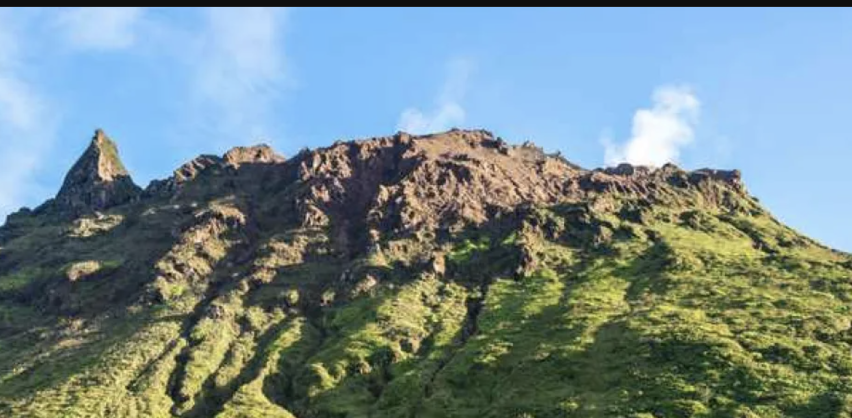
#> input picture FUSE/images/image2.png, 1704 x 836 px (shown at 1/2 size)
$ python FUSE2.py
#> lines starting #> are read from the running program, lines starting #| are printed output that depends on the picture; after the words box and inside, x2 and y2 are one past the last pixel; in counts of white or black regions, pixels touching at a corner belong together
# FUSE2_min_show.py — détection fumerolle (ROI + seed + masque exclusion) + debug images + show=True
# Image = matrices. On calcule: luminance Y, anomalie |ΔY|, texture σ locale, segmentation core/edge, composantes, choix meilleur label.

import os
import numpy as np
import cv2
from PIL import Image
import matplotlib.pyplot as plt

# ---------- CONFIG ----------
BASE = os.path.dirname(os.path.abspath(__file__))
IMG_PATH  = os.path.join(BASE, "images", "image2.png")
MASK_PATH = os.path.join(BASE, "images", "mask2.png")      # blanc=autorisé, noir=exclu
ROI   = (1059, 119, 1659, 468)
SEED  = (1258, 295, 1330, 342)
OUT   = os.path.join(BASE, "exemple_output"); os.makedirs(OUT, exist_ok=True)

SHOW = True   #
S_MIN = 80
WIN   = 9
W_TEX = 0.6
P_CORE, P_EDGE, P_TEX, P_SIG = 98, 92, 80, 85
OPEN_R, CLOSE_R, EDGE_CLOSE_R = 2, 2, 2

# ---------- HELPERS (courts) ----------
def clamp(rect, W, H):
    x1,y1,x2,y2 = map(int, rect)
    x1 = max(0, min(x1, W)); x2 = max(0, min(x2, W))
    y1 = max(0, min(y1, H)); y2 = max(0, min(y2, H))
    return None if (x2<=x1 or y2<=y1) else (x1,y1,x2,y2)

def morph(b, open_r=0, close_r=0):
    u = (b.astype(np.uint8) * 255)
    if open_r>0:
        k = cv2.getStructuringElement(cv2.MORPH_ELLIPSE, (2*open_r+1, 2*open_r+1))
        u = cv2.morphologyEx(u, cv2.MORPH_OPEN, k)
    if close_r>0:
        k = cv2.getStructuringElement(cv2.MORPH_ELLIPSE, (2*close_r+1, 2*close_r+1))
        u = cv2.morphologyEx(u, cv2.MORPH_CLOSE, k)
    return (u > 0)

def save_gray_bool(b, path):
    Image.fromarray((b.astype(np.uint8)*255)).save(path)

def save_gray_u8(u8, path):
    Image.fromarray(u8).save(path)

def save_heatmap(mat, path, cmap="inferno"):
    m = mat.astype(np.float32)
    m = (m - m.min()) / (m.max() - m.min() + 1e-6)
    u8 = (m * 255).astype(np.uint8)
    rgb = cv2.applyColorMap(u8, getattr(cv2, "COLORMAP_INFERNO") if cmap=="inferno" else cv2.COLORMAP_VIRIDIS)
    rgb = cv2.cvtColor(rgb, cv2.COLOR_BGR2RGB)
    Image.fromarray(rgb).save(path)

# ---------- LOAD ----------
rgb_full = np.array(Image.open(IMG_PATH).convert("RGB"), dtype=np.uint8)
Hf, Wf = rgb_full.shape[:2]
#> Hf = 836; Wf = 1704

m = np.array(Image.open(MASK_PATH).convert("L"), dtype=np.uint8)
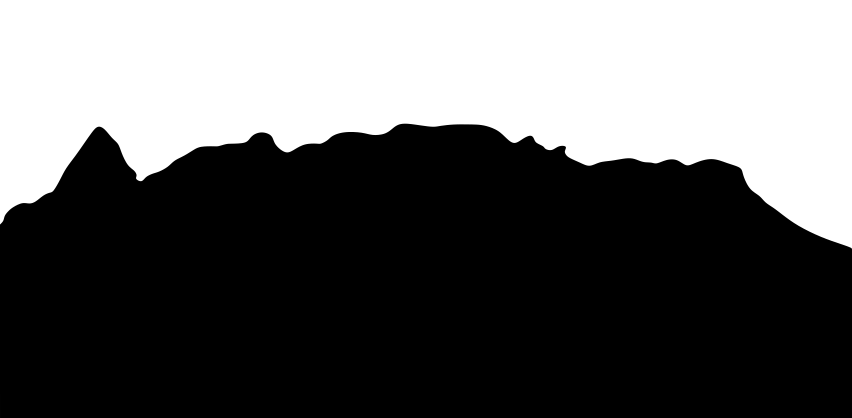
#> input picture FUSE/images/mask2.png, 1704 x 836 px (shown at 1/2 size)
if m.shape != (Hf, Wf): m = cv2.resize(m, (Wf, Hf), interpolation=cv2.INTER_NEAREST)
allowed_full = (m > 127)
#> allowed_full: shape (836, 1704) bool; 38.4% white; 1 white region, box (x1, y1, x2, y2) and area: (0, 0, 1704, 497) 546382

ROI = clamp(ROI, Wf, Hf); SEED = clamp(SEED, Wf, Hf) if SEED is not None else None
#> after `ROI = clamp(ROI, Wf, Hf)`: ROI = (1059, 119, 1659, 468)
#> after `SEED = clamp(SEED, Wf, Hf) if SEED is not None else None`: SEED = (1258, 295, 1330, 342)
if ROI is None: raise RuntimeError("ROI hors image")

# ---------- ROI ----------
x1,y1,x2,y2 = ROI
#> x1 = 1059; y1 = 119; x2 = 1659; y2 = 468
rgb = rgb_full[y1:y2, x1:x2]
allowed = allowed_full[y1:y2, x1:x2]
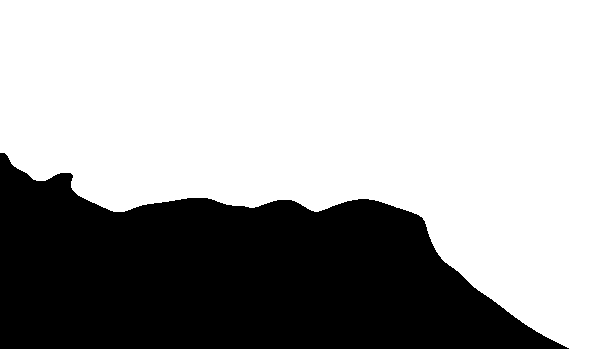
#> allowed: shape (349, 600) bool; 66.2% white; 1 black region, box (x1, y1, x2, y2) and area: (0, 153, 569, 349) 70771
H,W = rgb.shape[:2]
#> H = 349
if int(allowed.sum()) < 50: raise RuntimeError("Trop peu de pixels autorisés dans la ROI")

# ---------- SEED in ROI ----------
seed_roi = np.zeros((H,W), dtype=bool)
if SEED is not None:
    sx1,sy1,sx2,sy2 = SEED
    sx1 -= x1; sx2 -= x1; sy1 -= y1; sy2 -= y1
    sx1 = max(0, min(sx1, W)); sx2 = max(0, min(sx2, W))
    sy1 = max(0, min(sy1, H)); sy2 = max(0, min(sy2, H))
    if sx2>sx1 and sy2>sy1: seed_roi[sy1:sy2, sx1:sx2] = True
seed_roi &= allowed
#> seed_roi: shape (349, 600) bool; 0.95% white; 1 white region, box (x1, y1, x2, y2) and area: (199, 176, 271, 208) 1997

# ---------- LUMINANCE (matrix) ----------
f = rgb.astype(np.float32)
Y = 0.2126*f[...,0] + 0.7152*f[...,1] + 0.0722*f[...,2]
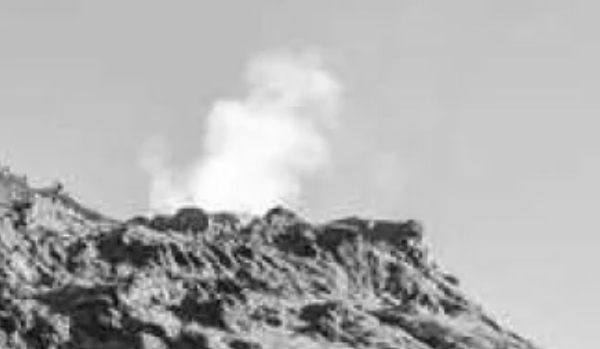
#> Y: shape (349, 600) float32; min 6.06, max 255, mean 177.8

# ---------- ROBUST NORMALIZE ----------
Yv = Y[allowed]
med = np.median(Yv); sd = np.std(Yv) + 1e-6
#> after `med = np.median(Yv)`: med = 200.4
#> after `sd = np.std(Yv) + 1e-06`: sd = 13.75
Yn = (Y - med) / sd

# ---------- ANOMALY ----------
bg = np.percentile(Yn[allowed], 30)
#> bg = -0.27
dY = np.abs(Yn - bg)

# ---------- TEXTURE σ LOCAL ----------
Yn2 = Yn.copy(); Yn2[~allowed] = bg
k = (WIN, WIN)
mu  = cv2.boxFilter(Yn2, -1, k, normalize=True)
mu2 = cv2.boxFilter(Yn2*Yn2, -1, k, normalize=True)
sig = np.sqrt(np.maximum(mu2 - mu*mu, 0.0))

# ---------- APPLY allowed ----------
dY *= allowed
sig *= allowed
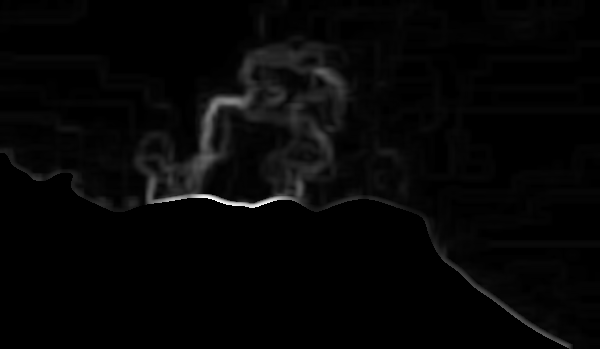
#> sig: shape (349, 600) float32; min 0, max 2.05, mean 0.0477; drawn with min black and max white

# ---------- THRESHOLDS ----------
dv = dY[allowed]; sv = sig[allowed]
t_core = np.percentile(dv, P_CORE)
#> t_core = 3.9
t_edge = np.percentile(dv, P_EDGE)
#> t_edge = 2.28
t_tex  = np.percentile(dv, P_TEX)
#> t_tex = 0.903
t_sig  = np.percentile(sv, P_SIG)
#> t_sig = 0.12

# ---------- SEGMENT ----------
core = (dY > t_core) & allowed
#> core: shape (349, 600) bool; 1.3% white; 5 white regions (3 under 20 px), largest, box (x1, y1, x2, y2) and area: (201, 125, 278, 207) 2605, (247, 120, 259, 130) 90
edge = ((dY > t_edge) | ((sig > t_sig) & (dY > t_tex))) & allowed
#> edge: shape (349, 600) bool; 8.6% white; 14 white regions (11 under 20 px), largest, box (x1, y1, x2, y2) and area: (141, 53, 344, 208) 17044, (442, 250, 573, 349) 863, (376, 172, 380, 182) 20

core = morph(core, open_r=OPEN_R, close_r=0)
#> in morph, `u = cv2.morphologyEx(u, cv2.MORPH_OPEN, k)`: u: shape (349, 600); 1.2% white; 3 white regions, box (x1, y1, x2, y2) and area: (201, 143, 276, 205) 2370, (247, 120, 258, 130) 85, (269, 127, 274, 133) 22
edge = morph(edge, open_r=0, close_r=EDGE_CLOSE_R)
#> in morph (call 2), `u = cv2.morphologyEx(u, cv2.MORPH_CLOSE, k)`: u: shape (349, 600); 8.7% white; 13 white regions (10 under 20 px), largest, box (x1, y1, x2, y2) and area: (141, 53, 344, 208) 17333, (442, 250, 573, 349) 873, (376, 172, 380, 186) 26

# ---------- CC + SELECT ----------
if int(core.sum()) < S_MIN: raise RuntimeError("Core trop petit (pas de détection)")
n, lab, stats, _ = cv2.connectedComponentsWithStats((edge.astype(np.uint8)*255), 8)
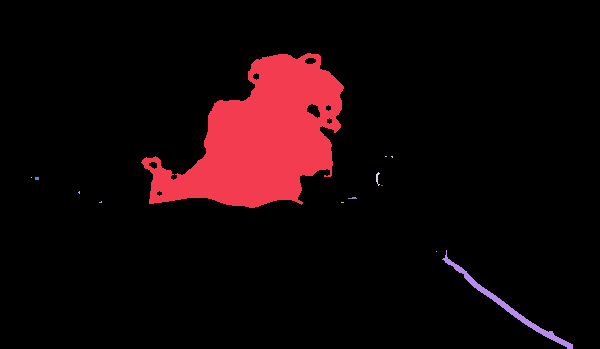
#> lab: shape (349, 600) int32; 14 distinct labels, from 0 to 13; one colour per label, 0 black
#> n = 14; stats = 14 rows, first 6: [0, 0, 600, 349, 191123], [141, 53, 203, 155, 17333], [385, 156, 2, 1, 2], [391, 156, 2, 2, 3], [376, 172, 4, 14, 26], [31, 177, 1, 1, 1]
if n <= 1: raise RuntimeError("Aucune composante")

seed_labels = np.unique(lab[seed_roi]) if seed_roi.any() else np.unique(lab[core])
#> seed_labels = [1]
seed_labels = seed_labels[seed_labels != 0]
if seed_labels.size == 0: raise RuntimeError("Aucune composante ne touche seed/core")

score_px = (dY + W_TEX*sig).astype(np.float32)
flat = lab.reshape(-1)
sum_score = np.bincount(flat, weights=score_px.reshape(-1), minlength=n)
#> sum_score = [50998.4, 49597.8, 2, 3, 26.33, 1.21, 16.59, 2.02, 5.02, 14.97, 4.44, 3.4, 1.13, 1314.7]
count_px  = np.bincount(flat, minlength=n).astype(np.float32)
#> count_px = [191123, 17333, 2, 3, 26, 1, 12, 2, 4, 13, 4, 3, 1, 873]
mean_score = sum_score / (count_px + 1e-6)
#> mean_score = [0.267, 2.86, 1, 1, 1.01, 1.21, 1.38, 1.01, 1.25, 1.15, 1.11, 1.13, 1.13, 1.51]
core_cnt = np.bincount(flat, weights=core.reshape(-1).astype(np.float32), minlength=n)
#> core_cnt = [0, 2477, 0, 0, 0, 0, 0, 0, 0, 0, 0, 0, 0, 0]

best = 0; best_s = -1e30
for L in seed_labels.astype(int):
    if stats[L, cv2.CC_STAT_AREA] < S_MIN: continue
    if core_cnt[L] < max(10, S_MIN//8): continue
    if mean_score[L] > best_s: best, best_s = L, mean_score[L]
#> this loop made 1 pass
#> (best, best_s) on pass 1: (1, 2.86)
#> after the loop, best = 1; best_s = 2.86
if best == 0: raise RuntimeError("Aucun candidat ne passe les contraintes")

mask_roi = morph((lab == best), open_r=0, close_r=CLOSE_R)
#> in morph (call 3), `u = (b.astype(np.uint8) * 255)`: u: shape (349, 600); 8.3% white; 1 white region, box (x1, y1, x2, y2) and area: (141, 53, 344, 208) 17333
detected = int(mask_roi.sum()) >= S_MIN
#> detected = True

# ---------- BUILD FULL MASK + OVERLAY ----------
mask_roi_u8 = (mask_roi.astype(np.uint8)*255)
mask_full_u8 = np.zeros((Hf,Wf), dtype=np.uint8); mask_full_u8[y1:y2, x1:x2] = mask_roi_u8
#> after `mask_full_u8[y1:y2, x1:x2] = mask_roi_u8`: mask_full_u8: shape (836, 1704); 1.2% white; 1 white region, box (x1, y1, x2, y2) and area: (1200, 172, 1403, 327) 17333

dbg = rgb_full.copy()
cv2.rectangle(dbg, (x1,y1), (x2,y2), (255,0,0), 2)
if SEED is not None:
    sx1,sy1,sx2,sy2 = SEED
    cv2.rectangle(dbg, (sx1,sy1), (sx2,sy2), (0,255,0), 2)
red = dbg.copy(); red[mask_full_u8 > 0] = (255,0,0)
#> after `red[mask_full_u8 > 0] = (255, 0, 0)`: red: shape (836, 1704, 3); mean R, G, B 119, 134.1, 136.4
dbg = cv2.addWeighted(dbg, 0.70, red, 0.30, 0)

roi_overlay = rgb.copy()
roi_overlay[mask_roi] = (255,0,0)
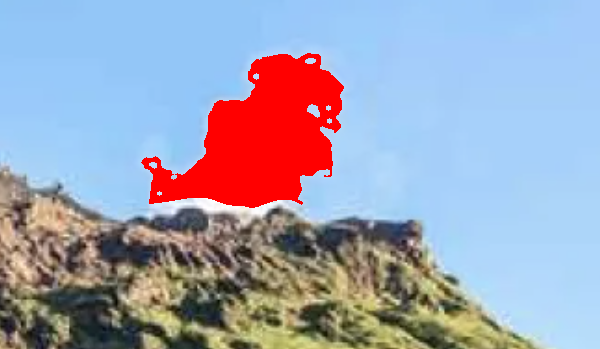
#> roi_overlay: shape (349, 600, 3); mean R, G, B 159.2, 162.2, 180.7

# ---------- SAVE ALL DEBUG IMAGES ----------
Image.fromarray(rgb).save(os.path.join(OUT, "roi_rgb.png"))
save_gray_bool(allowed, os.path.join(OUT, "allowed_roi.png"))
save_heatmap(dY,  os.path.join(OUT, "deltaY.png"), cmap="inferno")
save_heatmap(sig, os.path.join(OUT, "sigma.png"),  cmap="viridis")
save_gray_bool(core, os.path.join(OUT, "core.png"))
save_gray_bool(edge, os.path.join(OUT, "edge.png"))
Image.fromarray(roi_overlay).save(os.path.join(OUT, "overlay_roi.png"))

save_gray_u8(mask_roi_u8, os.path.join(OUT, "mask_fumerolle_roi.png"))
save_gray_u8(mask_full_u8, os.path.join(OUT, "mask_fumerolle_full.png"))
Image.fromarray(dbg).save(os.path.join(OUT, "debug_overlay.png"))

# ---------- SHOW DEBUG FIGURE ----------
if SHOW:
    fig, ax = plt.subplots(2, 4, figsize=(16, 8))
    ax[0,0].imshow(rgb);        ax[0,0].set_title("ROI");          ax[0,0].axis("off")
    ax[0,1].imshow(dY, cmap="inferno"); ax[0,1].set_title("|ΔY|"); ax[0,1].axis("off")
    ax[0,2].imshow(sig, cmap="viridis");ax[0,2].set_title("σ local");ax[0,2].axis("off")
    ax[0,3].imshow(allowed, cmap="gray");ax[0,3].set_title("Allowed");ax[0,3].axis("off")

    ax[1,0].imshow(core, cmap="gray"); ax[1,0].set_title("Core");  ax[1,0].axis("off")
    ax[1,1].imshow(edge, cmap="gray"); ax[1,1].set_title("Edge");  ax[1,1].axis("off")
    ax[1,2].imshow(roi_overlay);       ax[1,2].set_title("Overlay");ax[1,2].axis("off")

    seed_vis = rgb.copy()
    if seed_roi.any():
        g = np.zeros_like(seed_vis); g[...,1] = (seed_roi.astype(np.uint8)*255)
        seed_vis = cv2.addWeighted(seed_vis, 0.85, g, 0.15, 0)
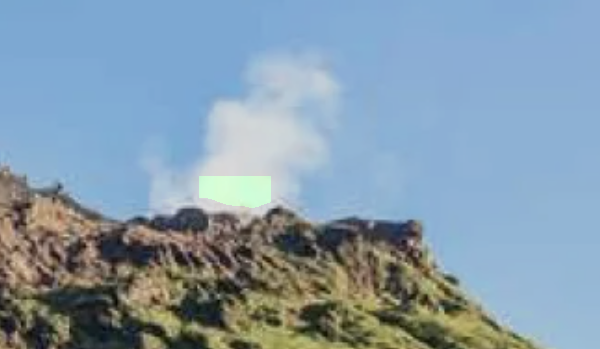
#> seed_vis: shape (349, 600, 3); mean R, G, B 132.8, 154.9, 171.2
    ax[1,3].imshow(seed_vis); ax[1,3].set_title("Seed"); ax[1,3].axis("off")

    plt.suptitle(f"Detected={detected} | area={int(mask_roi.sum())} px | best={int(best)}")
    plt.tight_layout()
    plt.show(block=True)

print("Detected:", detected, "| area:", int(mask_roi.sum()), "| best_label:", int(best))
#| Detected: True | area: 17333 | best_label: 1
